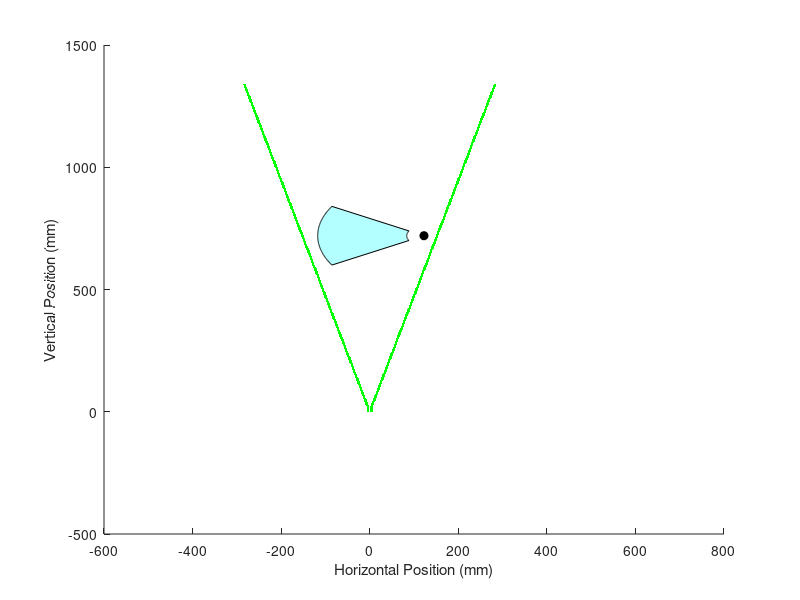

Source code (MATLAB): (Note: this script raises an error after producing the figure.)
clear
close all

% Initial plot of single radial gaussian distribution
% I0 = 1; % normalized units
% bw = 4; % mm
% r = linspace(-2*bw,2*bw,200);
% I = I0 * exp((-2*r.^2) / bw^2);
% 
% figure
% plot(r, I, LineWidth=2)
% xlabel("Radial distance")
% ylabel("Intensity")
% set(gca, FontSize=14)

% Plot heatmap for energy intensity in FOV
clear

color_lim = 0.25;

% Horizontal orientation of the 3rd plot (Field of View in PIV Plot).
% true  -> x-axis reversed (original behaviour: section viewed from behind,
%          as the PIV cameras see it)
% false -> same orientation as plots 1, 2 and 4 (section viewed from the
%          opposite side)
flip_PIV_plot = false;
I0 = 1; % normalized units
% bw = 3.427; % mm, reported as 1/4 inch (6.35 mm) but effective diameter 86.5% listed in test at 3.4 mm
% bw = 3.875; % commented out on 09/08/2026
bw = 9;
% bw = 5;Is t
L = 350; % mm, vertical length of FOV, pre-DFD value was 400
W = 350; % mm, horizontal width of FOV, pre-DFD value was 400
L_cal = 500;
W_cal = 310;
wt_dim = 1200; % mm, wind tunnel is 1.2 x 1.2 m
% vert_off = (14 + 7)*10; % mm, vertical offset of laser mirrors above wind tunnel

vert_off = (11 + 1)*10; % mm, vertical offset of lens above wind tunnel
d = ((wt_dim - L) / 2) + vert_off; % mm, vertical distance from focal point of cylindrical
                                    % lens to top of FOV
d_cal = ((wt_dim - L_cal) / 2) + vert_off; % mm, vertical distance from focal point of cylindrical
h_off = W*0.35; % mm, horizontal offset of wind tunnel
% z = linspace(d,d+L,200);
hor_num = 1000;
vert_num = 1000;

% ----------------------------------------------------------------------
% -------------------Annular section swept by wing----------------------
% ----------------------------------------------------------------------

w_r = 39; % mm
w_L = 240; % mm
phi = 30; % deg

p_y = d + L/2;
p_x = h_off;
% Parameters
pivot = [p_x, p_y];            % pivot point (not on the line)
line_p1 = [p_x + w_r, p_y];          % line endpoint 1
line_p2 = [p_x + w_L, p_y];          % line endpoint 2

% Radii of the two endpoints
r1 = norm(line_p1 - pivot);
r2 = norm(line_p2 - pivot);

% Sample angles
theta = linspace(-phi, phi, 200);

% Arc coordinates
x_outer = pivot(1) - r1*cosd(theta);
y_outer = pivot(2) - r1*sind(theta);

x_inner = pivot(1) - r2*cosd(theta);
y_inner = pivot(2) - r2*sind(theta);

% Build annular sector polygon
x_ring = [x_inner, fliplr(x_outer)];
y_ring = [y_inner, fliplr(y_outer)];

% ----------------------------------------------------------------------

t = 2; % thickness of laser beam edge on plot (not physical)
% fl = 3.91; % mm, a concave lens so this number is actually negative
% bfl_vals = 100; % mm
% bfl_vals = [5.2, 5.3, 7.1, 7.7, 9.0, 11.0, 14.0, 15.0 16.3, 20.3, 21.3, 23.5, 26.2, 26.7];
% bfl_vals = 11; % mm, currently installed lens
% bfl_vals = 15; % mm, next size up in terms of lens dimensions
% bfl_vals = 20.3; % mm, next size up after that, not in stock here
bfl_vals = 21.3; % mm, next size up after that
% back focal length (mechanical) different from effective focal length
% (optical), "A mechanical measurement given as the distance between the
% last surface of an optical lens to its image plane."
P = 10; % W, roughly

if (~isscalar(bfl_vals))
    med_int_vals = zeros(size(bfl_vals));
end

for j = 1:length(bfl_vals)
bfl = bfl_vals(j);

z = linspace(0,wt_dim + vert_off + bfl,vert_num);
theta = atan(bw / (2 * bfl));
int_grid = zeros(hor_num,length(z));
laser_grid = zeros(hor_num,length(z));
for i = 1:length(z)
    cur_w = 2 * z(i) * tan(theta);
    % r = linspace(-W/2,W/2,200);
    % radial/width array for laser beam intensity calculation
    w_r = linspace(-wt_dim/2  + h_off, wt_dim/2 + h_off,hor_num);
    % I0 = (2 * P) / (pi * (cur_w / 10)^2); % only true for cone
    A = pi * (bw / 10) * ((cur_w / 2) / 10);
    I0 = P / A;
    I = I0 * exp((-2*w_r.^2) / cur_w^2);

    % Store as a column
    int_grid(i,:) = I(:);

    if (z(i) < bfl) % preserve laser as beam before lens
        [M, ind_left] = min(abs(w_r + bw/2));
        [M, ind_right] = min(abs(w_r - bw/2));
    else % find location where beam width ends
        [M, ind_left] = min(abs(w_r + cur_w/2));
        [M, ind_right] = min(abs(w_r - cur_w/2));
    end

    try % give laser some apparent thickness on the plot so it can be seen more clearly
    laser_grid(i, ind_left-t:ind_left+t) = 1;
    laser_grid(i, ind_right-t:ind_right+t) = 1;
    catch % when thickness hits border of plot, plot original unthickened line
    laser_grid(i, ind_left) = 1;
    laser_grid(i, ind_right) = 1;
    end

    % if (mod(i,50) == 0)
    %     figure
    %     plot(r, I, LineWidth=2)
    %     xlabel("Radial distance")
    %     ylabel("Intensity")
    %     set(gca, FontSize=14)
    % end
end
if (~isscalar(bfl_vals))
median_intensity = median(int_grid(z > d+bfl & z < (d+bfl+L),w_r > -W/2 & w_r < W/2),"all");
med_int_vals(j) = round(median_intensity,3);
end
end

if (isscalar(bfl_vals))
bfl = bfl_vals;

% [left bottom width height]
FOV_pos = [-W/2 d + bfl W L];
Cal_pos = [-W/2 + (W - W_cal)/2 d_cal + bfl W_cal L_cal];
PIV_w = 300;
PIV_L = 400;
PIV_x = -W/2 + (W - W_cal)/2 + (W_cal - PIV_w)/2;
PIV_y = d_cal + bfl + (L_cal - PIV_L)/2;
PIV_pos = [PIV_x PIV_y PIV_w PIV_L];
wind_tunnel_pos = [-wt_dim/2 + h_off bfl + vert_off wt_dim wt_dim];

% ----------------------------------------------------------------------
% ----------Laser Beam Border in Wind Tunnel Section Plot---------------
% ----------------------------------------------------------------------

figure
hold on
imagesc(w_r, z, laser_grid)
n = 256;  % number of steps
cmap = [linspace(1,0,n)', linspace(1,1,n)', linspace(1,0,n)'];  
colormap(cmap);

% Plot annular region swept by wing
fill(x_ring, y_ring, 'c', 'FaceAlpha', 0.3, 'EdgeColor', 'k');
plot(pivot(1), pivot(2), 'ko', 'MarkerFaceColor', 'k'); % pivot

xlabel('Horizontal Position (mm)')
ylabel('Vertical Position (mm)')
set(gca, FontSize=14)
set(gca,'YDir','reverse')
axis equal
xlim([-wt_dim/2 + h_off wt_dim/2 + h_off])
ylim([0 wt_dim + vert_off])
% xlim([-4 4])
% ylim([0 8])
% xlim([-4 4])
% ylim([-8 8])
title('Border of Laser Beam')

% FOV rectangle
rectangle('Position', FOV_pos, 'EdgeColor', 'k', 'LineWidth', 2)

% Wind tunnel rectangle
rectangle('Position', wind_tunnel_pos, 'EdgeColor', 'k', 'LineWidth', 1)

% ----------------------------------------------------------------------
% ------------Field of View in Wind Tunnel Section Plot-----------------
% ----------------------------------------------------------------------

figure
hold on
imagesc(w_r, z, int_grid)
cb = colorbar;
% clim([0 color_lim])

% Define custom 2-color colormap:
% - first color: white (for values below cutoff)
% - second color: yellow (for values above cutoff)
colormap([1 1 1; 1 1 0]);
% Set color limits so that values <= cutoff map to first color,
% and values >= cutoff map to second color
clim([color_lim-0.001, color_lim+0.001]); 

datacursormode on

% Plot annular region swept by wing
fill(x_ring, y_ring, 'c', 'FaceAlpha', 0.3, 'EdgeColor', 'k');
plot(pivot(1), pivot(2), 'ko', 'MarkerFaceColor', 'k'); % pivot

% FOV rectangle
rectangle('Position', FOV_pos, 'EdgeColor', 'k', 'LineWidth', 2)

% Calibration target rectangle
rectangle('Position', Cal_pos, 'EdgeColor', '#4f4f4f', 'LineWidth', 2)

% Wind tunnel rectangle
rectangle('Position', wind_tunnel_pos, 'EdgeColor', 'k', 'LineWidth', 1)

ylabel(cb,'W / cm^2','FontSize',16,'Rotation',270)
xlabel('Horizontal Position (mm)')
ylabel('Vertical Position (mm)')
set(gca, FontSize=14)
set(gca,'YDir','reverse')
axis equal
xlim([-wt_dim/2 + h_off wt_dim/2 + h_off])
ylim([0 wt_dim + vert_off])
title('Light Intensity in Wind Tunnel')

% ----------------------------------------------------------------------
% ------------------------Field of View in PIV Plot---------------------
% ----------------------------------------------------------------------

figure
hold on

datacursormode on

% Calibration target rectangle
rectangle('Position', PIV_pos, 'FaceColor', 'green',...
          'EdgeColor', 'none','FaceAlpha', 0.5)

% Plot annular region swept by wing
plot([x_ring x_ring(1)], [y_ring y_ring(1)], 'k', 'LineWidth', 1.5);
plot(pivot(1), pivot(2), 'ko', 'MarkerFaceColor', 'k'); % pivot

x_ring_mirror = 2*pivot(1) - x_ring;  % reflect across pivot x

plot([x_ring_mirror x_ring_mirror(1)], [y_ring y_ring(1)], 'k', 'LineWidth', 1.5);
plot(pivot(1), pivot(2), 'ko', 'MarkerFaceColor', 'k'); % pivot

% Wind tunnel rectangle
rectangle('Position', wind_tunnel_pos, 'EdgeColor', 'k', 'LineWidth', 3)

ylabel(cb,'W / cm^2','FontSize',16,'Rotation',270)
xlabel('Horizontal Position (mm)')
ylabel('Vertical Position (mm)')
set(gca, FontSize=14)
set(gca,'YDir','reverse')
axis equal
padding = 100;
xlim([-wt_dim/2 + h_off - padding wt_dim/2 + h_off + padding])
ylim([vert_off - padding wt_dim + vert_off + padding])
if flip_PIV_plot
    set(gca, 'XDir', 'reverse'); % flip axis since PIV is from behind
    title({'Light Intensity in Wind Tunnel', '(flipped: viewed from behind)'})
else
    set(gca, 'XDir', 'normal');
    title({'Light Intensity in Wind Tunnel', '(unflipped: same view as other plots)'})
end

% ----------------------------------------------------------------------
% --------------------------Field of View Plot--------------------------
% ----------------------------------------------------------------------

figure
hold on
imagesc(w_r(w_r > -W/2 & w_r < W/2), z(z > d+bfl & z < (d+bfl+L)), int_grid(z > d+bfl & z < (d+bfl+L),w_r > -W/2 & w_r < W/2))
cb = colorbar;
% clim([0 color_lim])
clim([0 0.2])
datacursormode on

% FOV rectangle
rectangle('Position', FOV_pos, 'EdgeColor', 'k', 'LineWidth', 2)

ylabel(cb,'W / cm^2','FontSize',16,'Rotation',270)
xlabel('Horizontal Position (mm)')
ylabel('Vertical Position (mm)')
set(gca, FontSize=14)
set(gca,'YDir','reverse')
axis equal
xlim([-W/2 W/2])
ylim([d+bfl d+bfl+L])
title('Light Intensity in Field of View')

disp("Back focal length: " + bfl + " mm")

mean_intensity = mean(int_grid(z > d+bfl & z < (d+bfl+L),w_r > -W/2 & w_r < W/2),"all");
disp("The average intensity in the FOV is: " + round(mean_intensity,3) + " W/cm^2")

median_intensity = median(int_grid(z > d+bfl & z < (d+bfl+L),w_r > -W/2 & w_r < W/2),"all");
disp("The median intensity in the FOV is: " + round(median_intensity,3) + " W/cm^2")

min_intensity = min(int_grid(z > d+bfl & z < (d+bfl+L),w_r > -W/2 & w_r < W/2),[],"all");
disp("The minimum intensity in the FOV is: " + round(min_intensity,3) + " W/cm^2")

else
    [M, I] = max(med_int_vals);
    disp("Highest median intensity is " + M + " W/cm^2, for BFL = " + bfl_vals(I))
end
